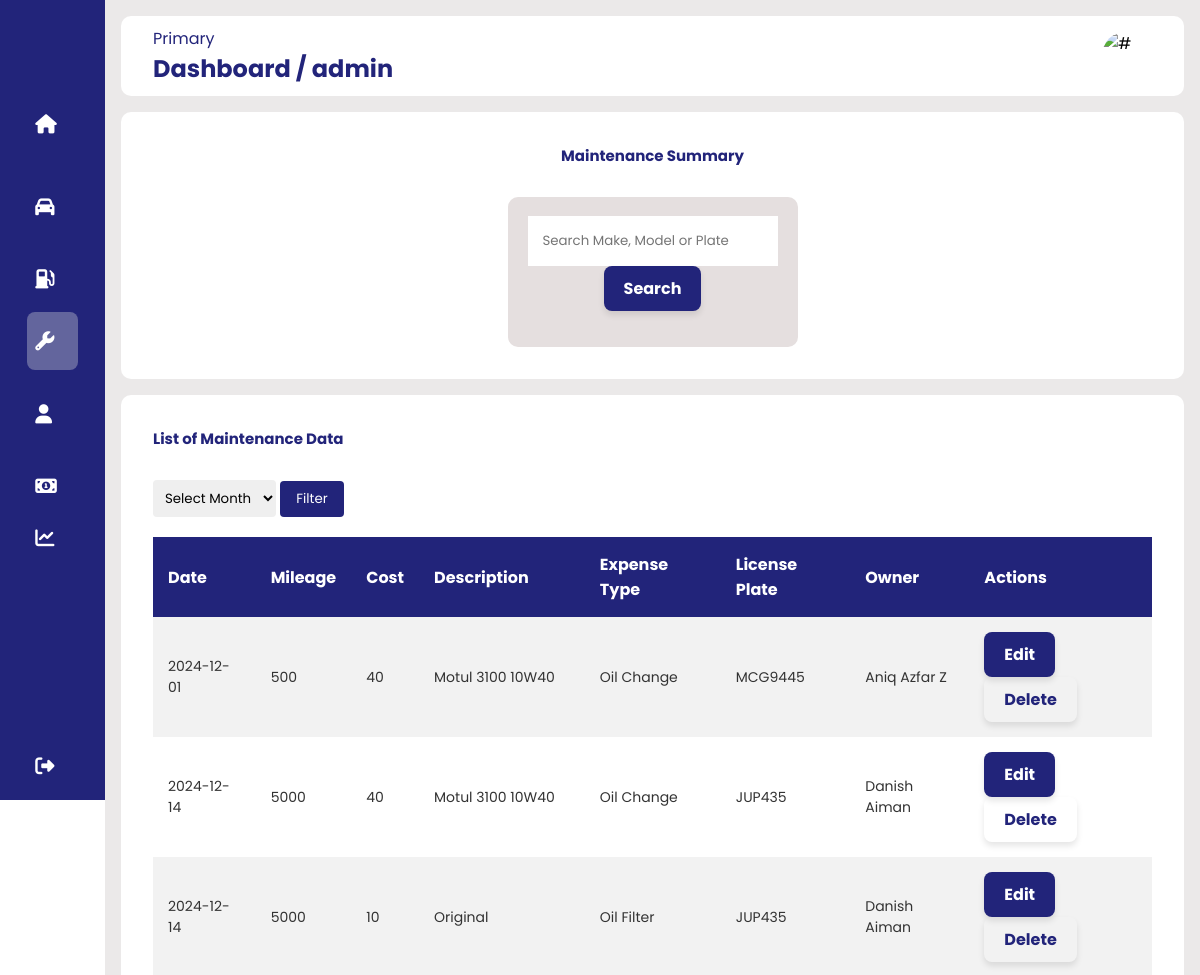
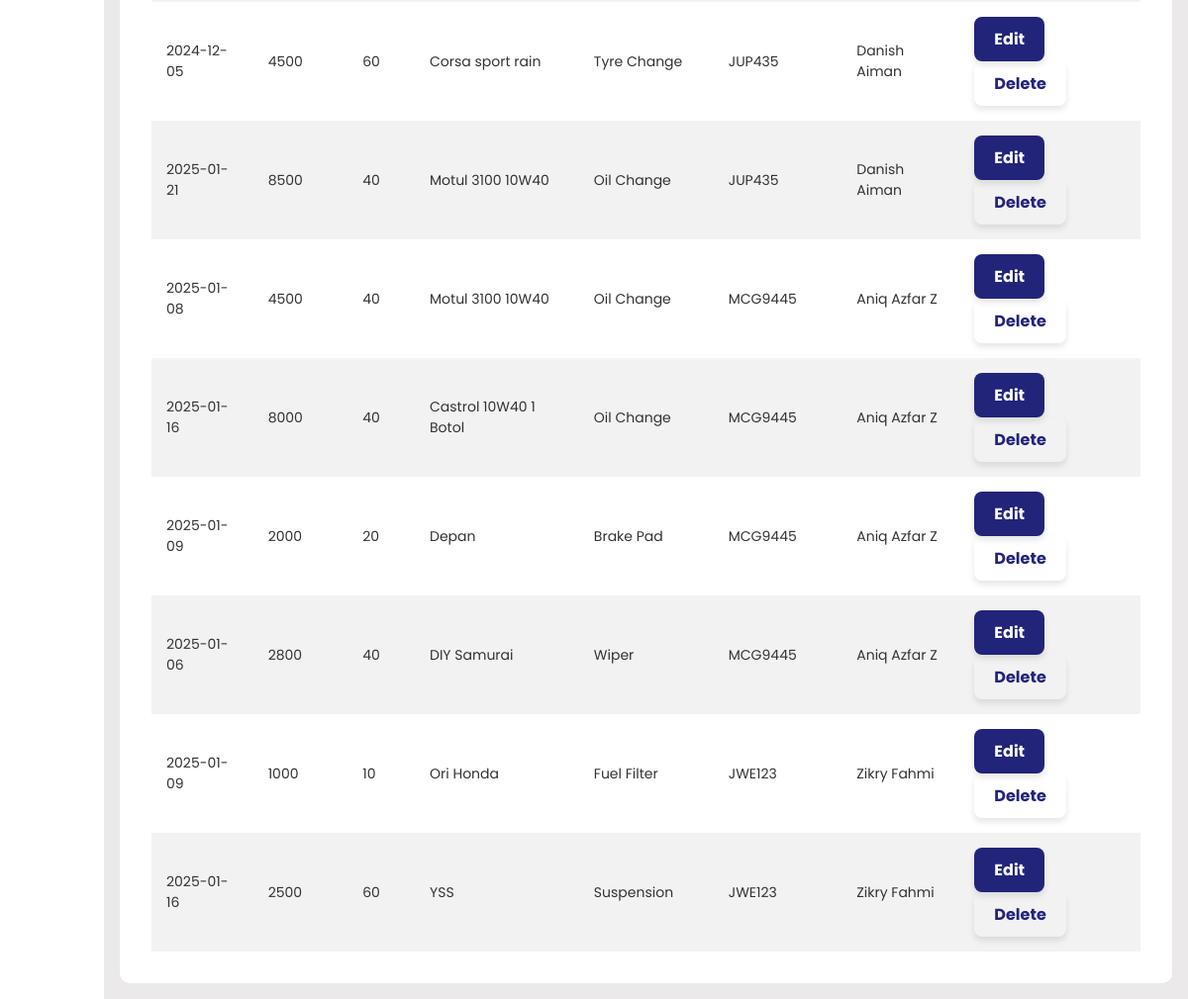
The app's page /adminmaintenanceInfo.php (signed in) with its own data (2 pictures, top to bottom).
### tables this page shows
CREATE TABLE `expenses` (
  `ExpensesID` int(10) NOT NULL,
  `VehicleID` int(10) NOT NULL,
  `UserID` int(10) NOT NULL,
  `Date` date NOT NULL,
  `Mileage` int(11) NOT NULL,
  `Cost` float NOT NULL,
  `Description` varchar(200) NOT NULL,
  `Expense_Type_ID` int(10) NOT NULL
);

CREATE TABLE `expenses_type` (
  `Expense_Type_ID` int(10) NOT NULL,
  `Expenses_Name` varchar(200) NOT NULL
);

CREATE TABLE `vehicle` (
  `VehicleID` int(10) NOT NULL,
  `Make` varchar(50) NOT NULL,
  `Model` varchar(50) NOT NULL,
  `License_Plate` varchar(10) NOT NULL
);

CREATE TABLE `user` (
  `UserID` int(10) NOT NULL,
  `Name` varchar(100) NOT NULL,
  `Username` varchar(30) NOT NULL,
  `Password` varchar(300) NOT NULL,
  `Email` varchar(50) NOT NULL,
  `Phone` int(11) NOT NULL,
  `usertype` varchar(10) NOT NULL,
  `SecurityAnswer1` varchar(250) NOT NULL,
  `SecurityAnswer2` varchar(250) NOT NULL
);

### adminmaintenanceInfo.php (the view, shortened to what this page needs)
<?php
include 'connect.php';
$usernameee = $_SESSION['username'];
?>
<!DOCTYPE html>
<html lang="en">
<head>
    <link rel="stylesheet" href="CSSOnly/adminpage2.css" />
    <link rel="stylesheet" href="https://cdnjs.cloudflare.com/ajax/libs/font-awesome/6.4.0/css/all.min.css">
</head>
<body>
    <div class="sidebar">
        <div class="logo"></div>
        <ul class="menu">
        <li class="">
                <a href="admin.php">
                    <i class="fas fa-home"></i>
                </a>
            </li>
            <li class="">
                <a href="adminvehiclelist.php">
                    <i class="fas fas fa-car"></i>
                </a>
            </li>
            <li class="">
                <a href="adminfuelInfo.php">
                    <i class="fas fa-gas-pump"></i>
                </a>
            </li>
            <li class="active">
                <a href="adminmaintenanceInfo.php">
                    <i class="fas fa-wrench"></i>
                </a>
            </li>
            <li class="">
                <a href="adminadduser.php">
                    <i class="fas fa-user"></i>
                </a>
            </li>
            <li class="">
                <a href="adminaddexpense.php">
                    <i class="fas fa-money-bill-alt"></i>
                </a>
            </li>
            <li class="">
                <a href="adminChart.php">
                    <i class="fas fa-chart-line"></i>
                </a>
            </li>
            <li class="logout">
                <a href="logout.php">
                    <i class="fas fa-sign-out-alt"></i>
                </a>
            </li>
        </ul>
    </div>
    <div class="main--content">
        <div class="header--wrapper">
            <div class="header--title">
                <span>Primary</span>
                <h2>Dashboard /
                <?php
                    echo htmlspecialchars($usernameee);
                ?>
                </h2>
            </div>
            <img src="assets/dProfileImage.jpg" alt="#">
        </div>
        <div class="card--container">
            <h2 class="main--title">Maintenance Summary</h2>
            <div class="card--wrapper">
                <div class="payment--card">
                    <div class="card--header">
                        <div class="amount">
                            <span class="title">
                            <div style="text-align: center;">
                                <form method="POST" action="">
                                    <input type="text" name="search" placeholder="Search Make, Model or Plate" style="width: 250px; padding: 15px;">
                                    <input type="submit" value="Search" class="styled-button">
                                </form>
                            </div>
                            </span>
                        </div>
                    </div>
                </div>
            </div>
        </div>
        <div class="tabular--wrapper">
            <h3 class="main--title2">List of Maintenance Data</h3>
            <div style="margin-bottom: 20px;">
                <form method="POST" action="">
                    <select name="month" style="padding: 8px; border-radius: 4px;">
                        <option value="">Select Month</option>
                    </select>
                    <input type="submit" value="Filter" style="padding: 8px 16px; border-radius: 4px; background-color: rgba(34, 36, 122); color: white; border: none; cursor: pointer;">
                </form>
            </div>
            <div class="table-container">
                <table>
                    <thead>
                        <tr>
                            <th>Date</th>
                            <th>Mileage</th>
                            <th>Cost</th>
                            <th>Description</th>
                            <th>Expense Type</th>
                            <th>License Plate</th>
                            <th>Owner</th>
                            <th>Actions</th>
                        </tr>
                    </thead>
                    <tbody>
                        <?php
                        $sql = "SELECT e.ExpensesID, e.Date, e.Mileage, e.Cost, e.Description,
                                       et.Expenses_name AS ExpenseType, v.License_Plate, u.Name AS Owner
                                FROM expenses e
                                JOIN expenses_type et ON e.Expense_Type_ID = et.Expense_Type_ID
                                JOIN vehicle v ON e.VehicleID = v.VehicleID
                                JOIN user u ON e.UserID = u.UserID
                                WHERE 1=1";
                        $expensesStmt = $conn->prepare($sql);
                        $expensesStmt->execute();
                        $expensesResult = $expensesStmt->get_result();
                        if ($expensesResult && $expensesResult->num_rows > 0) {
                            while ($row = $expensesResult->fetch_assoc()) {
                                echo "<tr>
                                        <td>" . htmlspecialchars($row['Date']) . "</td>
                                        <td>" . htmlspecialchars($row['Mileage']) . "</td>
                                        <td>" . htmlspecialchars($row['Cost']) . "</td>
                                        <td>" . htmlspecialchars($row['Description']) . "</td>
                                        <td>" . htmlspecialchars($row['ExpenseType']) . "</td>
                                        <td>" . htmlspecialchars($row['License_Plate']) . "</td>
                                        <td>" . htmlspecialchars($row['Owner']) . "</td>
                                        <td>
                                            <a href='updatemaintenance.php?ExpensesID=" . $row['ExpensesID'] . "' class='styled-button'>Edit</a>
                                            <button type='button' class='styled-button' onclick='confirmDelete(" . $row['ExpensesID'] . ")'>Delete</button>
                                        </td>
                                      </tr>";
                            }
                        } else {
                            echo "<tr><td colspan='8'>No maintenance data found.</td></tr>";
                        }
                        ?>
                    </tbody>
                </table>
            </div>
        </div>
    </div>
</body>
</html>

### CSSOnly/adminpage2.css (style rules this page uses)
* { margin: 0; padding: 0; border: none; outline: none; box-sizing: border-box; font-family: "Poppins", sans-serif; }
body { display: flex; }
.sidebar { position: sticky; top: 0; left: 0; bottom: 0; width: 110px; height: 100vh; padding: 0 1.7rem; color: #fff; overflow: hidden; transition: all 0.5s linear; background: rgba(34, 36, 122); z-index: 100; }
.logo { height: 80px; padding: 16px; }
.menu { height: 88%; position: relative; list-style: none; padding: 0; }
.menu li { padding: 0.5rem; margin: 4px 0; border-radius: 8px; transition: all 0.5 ease-in-out; }
.menu li:hover, .active { background: #e0e0e058; }
.menu a { color: #fff; font-size: 14px; text-decoration: none; display: flex; align-items: center; gap: 1.5rem; }
.menu a i { font-size: 1.2rem; }
.logout { position: absolute; bottom: 0; left: 0; width: 100%; }
.main--content { position: relative; background: #ebe9e9; width: 100%; padding: 1rem; }
.header--wrapper img { width: 50px; height: 50px; cursor: pointer; border-radius: 50%; }
.header--wrapper { display: flex; justify-content: space-between; align-items: center; flex-wrap: wrap; background: #fff; border-radius: 10px; padding: 10px 2rem; margin-bottom: 1rem; }
.header--title { color: rgba(34, 36, 122); }
.card--container { background: #fff; padding: 2rem; border-radius: 10px; width: auto; margin: 0 auto; }
.card--wrapper { display: flex; justify-content: center; align-items: center; gap: 10rem; flex-wrap: wrap; min-height: 150px; }
.main--title { text-align: center; color: rgba(34, 36, 122); padding-bottom: 30px; font-size: 15px; }
.main--title2 { text-align: left; color: rgba(34, 36, 122); padding-bottom: 30px; font-size: 15px; }
.payment--card { background: rgb(229, 223, 223); border-radius: 10px; padding: 1.2rem; width: 290px; height: 150px; display: flex; flex-direction: column; justify-content:space-between ; transition: all 0.5s ease-in-out; }
.card--header { display: flex; justify-content: space-between; align-items: center; margin-bottom: 20px; }
.amount { display: flex; flex-direction: column; }
.title { font-size:12px ; font-weight: 200; }
.tabular--wrapper { background: #fff; margin-top: 1rem; border-radius: 10px; padding: 2rem; }
.table-container { width: 100%; }
table { width: 100%; border-collapse: collapse; }
thead { background: rgba(34, 36, 122); color: #fff; }
th { padding: 15px; text-align: left; }
tbody { background: #f2f2f2; }
td { padding: 15px; font-size: 14px; color: #333; }
tr:nth-child(even) { background: #fff; }
.table-container button { color: rgba(34, 36, 122); border: none;; background: none; cursor: pointer; }
.styled-button { display: inline-block; padding: 10px 20px; text-align: center; font-size: 16px; font-weight: bold; text-decoration: none; color: white; background: rgba(34, 36, 122); border: none; border-radius: 8px; box-shadow: 0 4px 6px rgba(0, 0, 0, 0.1); transition: all 0.3s ease; }

### records on screen
expenses: Date "2024-12-01", Mileage "500", Cost "40", Description "Motul 3100 10W40", Expense_Type_ID.Expenses_Name "Oil Change", VehicleID.License_Plate "MCG9445", UserID.Name "Aniq Azfar Z"
expenses: Date "2024-12-14", Mileage "5000", Cost "40", Description "Motul 3100 10W40", Expense_Type_ID.Expenses_Name "Oil Change", VehicleID.License_Plate "JUP435", UserID.Name "Danish Aiman"
expenses: Date "2024-12-14", Mileage "5000", Cost "10", Description "Original", Expense_Type_ID.Expenses_Name "Oil Filter", VehicleID.License_Plate "JUP435", UserID.Name "Danish Aiman"
expenses: Date "2024-12-05", Mileage "4500", Cost "60", Description "Corsa sport rain", Expense_Type_ID.Expenses_Name "Tyre Change", VehicleID.License_Plate "JUP435", UserID.Name "Danish Aiman"
expenses: Date "2025-01-21", Mileage "8500", Cost "40", Description "Motul 3100 10W40", Expense_Type_ID.Expenses_Name "Oil Change", VehicleID.License_Plate "JUP435", UserID.Name "Danish Aiman"
expenses: Date "2025-01-08", Mileage "4500", Cost "40", Description "Motul 3100 10W40", Expense_Type_ID.Expenses_Name "Oil Change", VehicleID.License_Plate "MCG9445", UserID.Name "Aniq Azfar Z"
expenses: Date "2025-01-16", Mileage "8000", Cost "40", Description "Castrol 10W40 1 Botol", Expense_Type_ID.Expenses_Name "Oil Change", VehicleID.License_Plate "MCG9445", UserID.Name "Aniq Azfar Z"
expenses: Date "2025-01-09", Mileage "2000", Cost "20", Description "Depan", Expense_Type_ID.Expenses_Name "Brake Pad", VehicleID.License_Plate "MCG9445", UserID.Name "Aniq Azfar Z"
expenses: Date "2025-01-06", Mileage "2800", Cost "40", Description "DIY Samurai", Expense_Type_ID.Expenses_Name "Wiper", VehicleID.License_Plate "MCG9445", UserID.Name "Aniq Azfar Z"
expenses: Date "2025-01-09", Mileage "1000", Cost "10", Description "Ori Honda", Expense_Type_ID.Expenses_Name "Fuel Filter", VehicleID.License_Plate "JWE123", UserID.Name "Zikry Fahmi"
expenses: Date "2025-01-16", Mileage "2500", Cost "60", Description "YSS", Expense_Type_ID.Expenses_Name "Suspension", VehicleID.License_Plate "JWE123", UserID.Name "Zikry Fahmi"

### other values on screen
$usernameee "admin"
